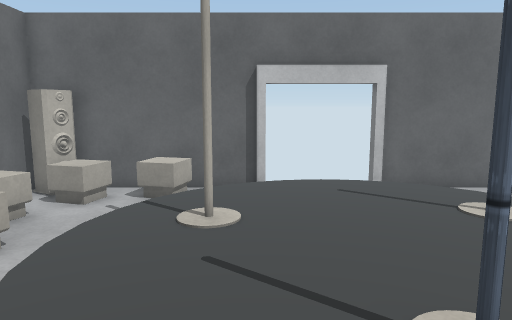
view 1 (above)

13 first-person views from a walk through a 3-D level made in the Unity game engine. The camera is 1.4 m above the floor, tilts 8° down and sees 70° across. The floor is counted in squares, 0.5 m on a side. Each view is taken from the middle of a square. On the plan, view 1 faces up. The plan holds only what a view shows up to about 20 squares ahead; the rest is blank. Some surface patterns are stand-ins.

view 2
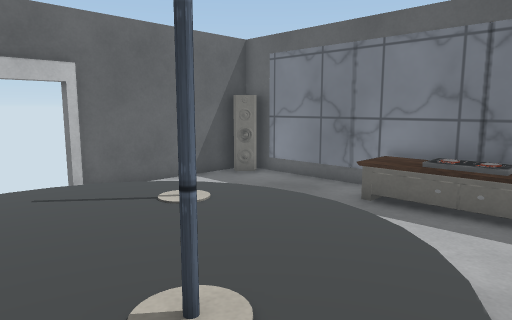

view 3
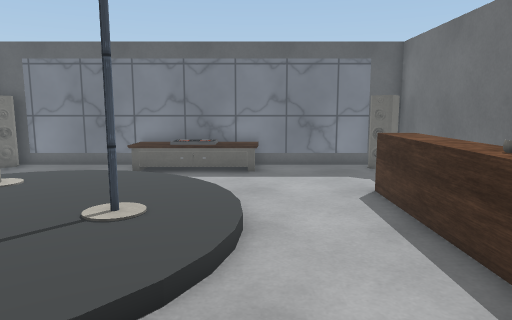

view 4
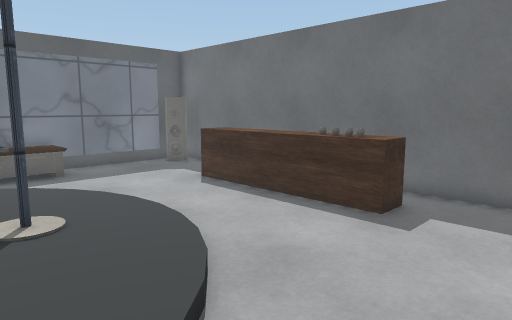

view 5
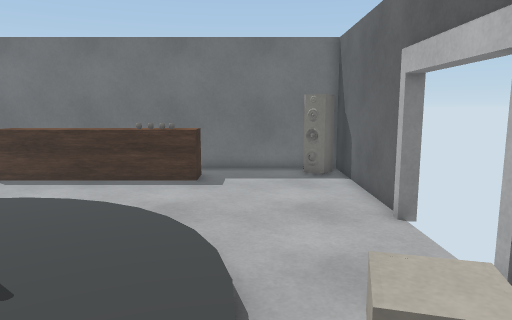

view 6
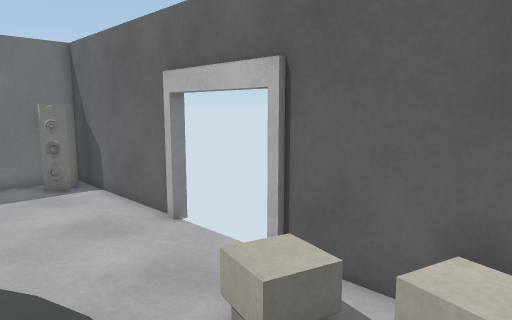

view 7
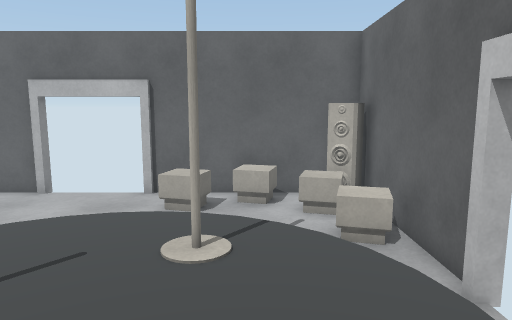

view 8
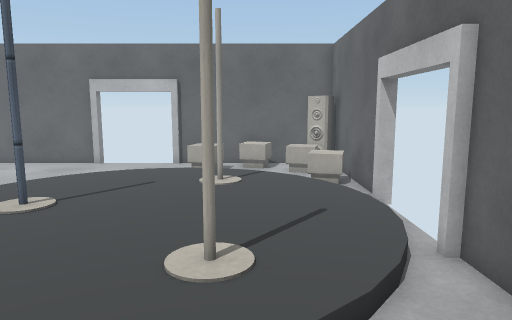

view 9
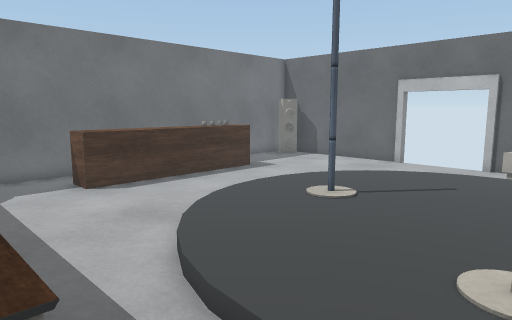

view 10
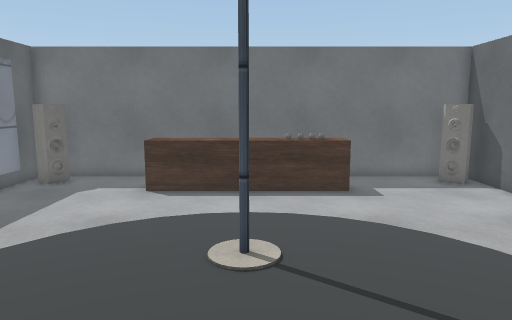

view 11
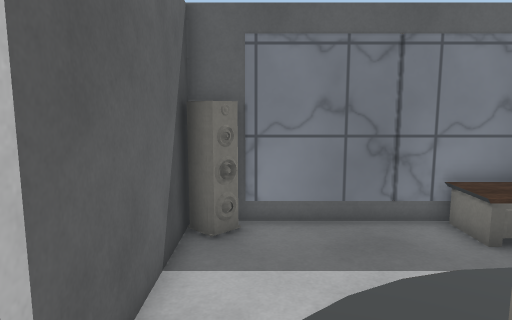

view 12
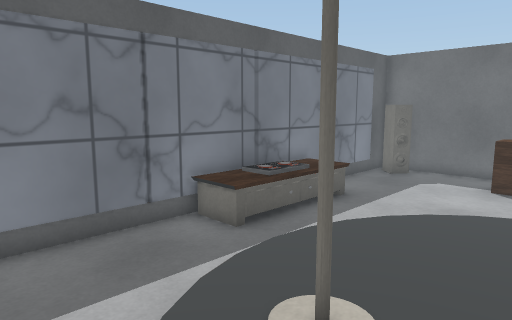

view 13
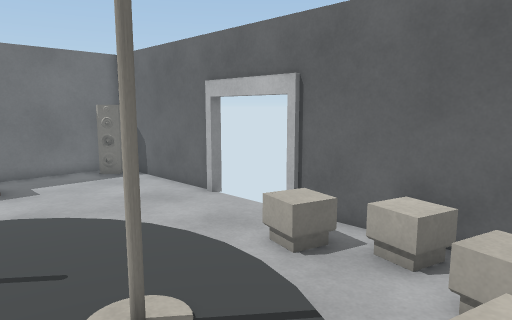

### Floor plan
Key: @ floor where view 1 was taken; # wall or solid block; . main floor; : floor 0.25 m higher than the main floor; / step, stairs or slope; = window, fence, low wall or low ledge; ^ raised ledge; P pole.
Columns run from 8 left of view 1 to 12 right of it. Each row starts with its distance up from view 1.
 13 #########   ########
 12 ###==^..//://......##
 11 #.^^=^=/::::::/....##
 10 #===..:::::::::/....#
  9 #^^../::::::::::....#
  8 #....::#::::::::/...#
  7 # ^^.:::::::::::/...#
  6 #=^=/:::::::::::/..^#
  5 # ...:::::::::::/.^^^
  4  ..../::::::::::/.^^^
  3  ..../::::P::::/..^^^
  2  ...../:::::::/...^^^
  1 #......//::::/....^^^
  0 #.......@.........^^^
 -1 #...................#
 -2 #...................#
 -3 #...................#
 -4 #......^^^^^^^^.....#
 -5 ###....^^^^^^^^....##
 -6  ##.....      ....###
 -7   ##################

Where each view was taken, in squares from view 1:
view 1: 0 up, 0 right, facing up
view 2: 0 up, 0 right, facing up-right
view 3: 0 up, 6 left, facing right
view 4: 5 up, 6 left, facing down-right
view 5: 10 up, 4 left, facing down
view 6: 10 up, 2 left, facing down-left
view 7: 9 up, 6 right, facing left
view 8: 9 up, 11 right, facing left
view 9: 9 up, 11 right, facing down-left
view 10: 10 up, 2 right, facing down
view 11: 11 up, 2 right, facing right
view 12: 12 up, 3 right, facing down-right
view 13: 12 up, 1 right, facing down-left
